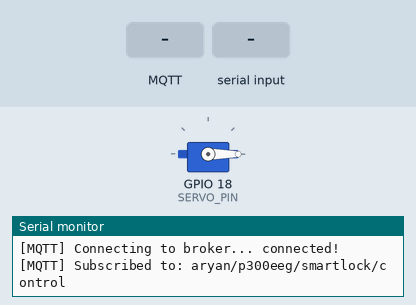
This sketch was run on a simulated ESP32. Parts: servo, the last lines printed to the serial monitor. The inputs (shaded band) are chosen by the test bench. WiFi joins after 1.5 s; servers stay silent unless stated; random numbers use the default seed unless the sketch sets one; no MQTT or app messages arrive unless stated.

Above: at 3.2 s.
3.3 s: MQTT message "ACCEPT" arrives on the first subscribed topic
At 4.7 s:
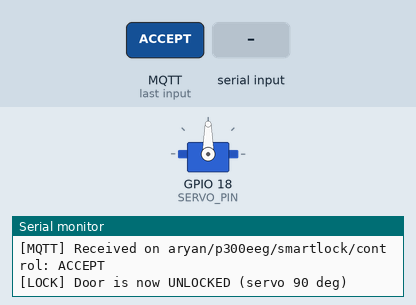
6.3 s: "LOCK\n" received over Serial
At 6.9 s:
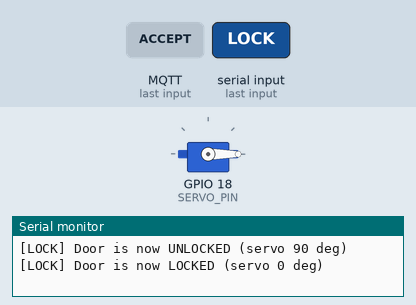
7.8 s: "UNLOCK\n" received over Serial
At 8.1 s:
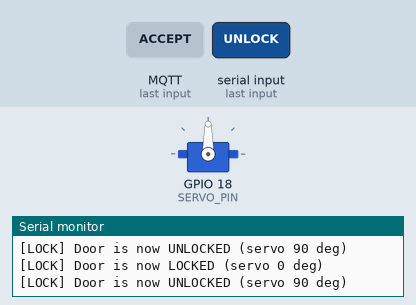
10.8 s: MQTT message "REJECT" arrives on the first subscribed topic
At 11.6 s:
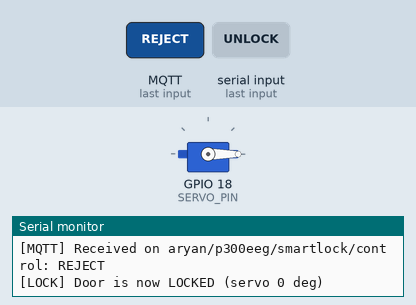
Timing chart, 0 to 13.3 s (numbered marks = the images above; inputs shaded):
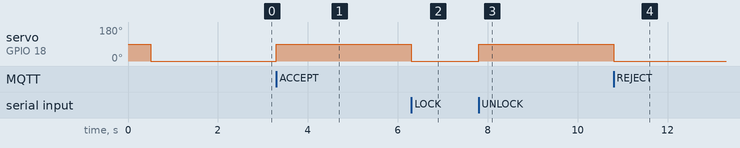

Measured:
- after the input at 3.3 s, servo on GPIO 18 (SERVO_PIN): 0° → 90° at once
- after the input at 6.3 s, servo on GPIO 18 (SERVO_PIN): 90° → 0° at once
- after the input at 7.8 s, servo on GPIO 18 (SERVO_PIN): 0° → 90° at once
- after the input at 10.8 s, servo on GPIO 18 (SERVO_PIN): 90° → 0° at once

The sketch:

sketch.ino
```cpp
#include <WiFi.h>
#include <PubSubClient.h>
#include <ESP32Servo.h>

// ---------- Wi-Fi ----------
const char* WIFI_SSID = "Wokwi-GUEST";
const char* WIFI_PASSWORD = "";

// ---------- MQTT ----------
const char* MQTT_BROKER = "broker.hivemq.com";
const int MQTT_PORT = 1883;
const char* MQTT_TOPIC = "aryan/p300eeg/smartlock/control";

// ---------- Servo ----------
const int SERVO_PIN = 18;
const int ANGLE_LOCKED = 0;
const int ANGLE_UNLOCKED = 90;

enum LockState {
  LOCKED,
  UNLOCKED
};

Servo lockServo;
LockState lockState = LOCKED;

// ---------- MQTT Client ----------
WiFiClient espClient;
PubSubClient mqttClient(espClient);

// ---------- Serial input ----------
String inputLine = "";

const char* stateName(LockState state) {
  return state == LOCKED ? "LOCKED" : "UNLOCKED";
}

// ---------- Lock control ----------
void setLock(LockState target) {
  lockServo.write(target == LOCKED ? ANGLE_LOCKED : ANGLE_UNLOCKED);
  lockState = target;

  Serial.print("[LOCK] Door is now ");
  Serial.print(stateName(lockState));
  Serial.print(" (servo ");
  Serial.print(target == LOCKED ? ANGLE_LOCKED : ANGLE_UNLOCKED);
  Serial.println(" deg)");
}

void printStatus() {
  Serial.print("[STATUS] Door is ");
  Serial.println(stateName(lockState));
}

// ---------- MQTT message handler ----------
void mqttCallback(char* topic, byte* payload, unsigned int length) {
  String message = "";

  for (unsigned int i = 0; i < length; i++) {
    message += (char)payload[i];
  }

  message.trim();
  message.toUpperCase();

  Serial.print("[MQTT] Received on ");
  Serial.print(topic);
  Serial.print(": ");
  Serial.println(message);

  if (message == "ACCEPT" || message == "UNLOCK") {
    setLock(UNLOCKED);
  }
  else if (message == "REJECT" || message == "LOCK") {
    setLock(LOCKED);
  }
  else if (message == "STATUS") {
    printStatus();
  }
  else {
    Serial.println("[MQTT] Unknown command");
  }
}

// ---------- Wi-Fi ----------
void connectWiFi() {
  Serial.println("[WiFi] Connecting to Wokwi-GUEST...");

  WiFi.begin(WIFI_SSID, WIFI_PASSWORD, 6);

  while (WiFi.status() != WL_CONNECTED) {
    delay(500);
    Serial.print(".");
  }

  Serial.println();
  Serial.println("[WiFi] Connected!");
  Serial.print("[WiFi] IP: ");
  Serial.println(WiFi.localIP());
}

// ---------- MQTT ----------
void reconnectMQTT() {
  while (!mqttClient.connected()) {
    Serial.print("[MQTT] Connecting to broker...");

    String clientId = "P300EEG-ESP32-";
    clientId += String(random(0xffff), HEX);

    if (mqttClient.connect(clientId.c_str())) {
      Serial.println(" connected!");

      if (mqttClient.subscribe(MQTT_TOPIC)) {
        Serial.print("[MQTT] Subscribed to: ");
        Serial.println(MQTT_TOPIC);
      }
      else {
        Serial.println("[MQTT] Subscription failed");
      }
    }
    else {
      Serial.print("[MQTT] Failed, state=");
      Serial.print(mqttClient.state());
      Serial.println(" | Retrying in 3 seconds...");
      delay(3000);
    }
  }
}

// ---------- Serial commands ----------
void handleCommand(String command) {
  command.trim();
  command.toUpperCase();

  if (command.length() == 0) return;

  if (command == "LOCK") {
    setLock(LOCKED);
  }
  else if (command == "UNLOCK") {
    setLock(UNLOCKED);
  }
  else if (command == "STATUS") {
    printStatus();
  }
  else if (command == "HELP") {
    Serial.println("Commands: LOCK | UNLOCK | STATUS | HELP");
  }
  else {
    Serial.print("[ERROR] Unknown command: ");
    Serial.println(command);
  }
}

// ---------- Setup ----------
void setup() {
  Serial.begin(115200);
  delay(500);

  lockServo.setPeriodHertz(50);
  lockServo.attach(SERVO_PIN, 500, 2400);

  Serial.println();
  Serial.println("=== EEG Smart Lock - MQTT ===");

  setLock(LOCKED);

  connectWiFi();

  mqttClient.setServer(MQTT_BROKER, MQTT_PORT);
  mqttClient.setCallback(mqttCallback);

  Serial.println("[SYSTEM] Setup complete");
  Serial.println("[SYSTEM] Serial: LOCK | UNLOCK | STATUS | HELP");
}

// ---------- Main loop ----------
void loop() {
  if (WiFi.status() != WL_CONNECTED) {
    connectWiFi();
  }

  if (!mqttClient.connected()) {
    reconnectMQTT();
  }

  mqttClient.loop();

  while (Serial.available() > 0) {
    char c = (char)Serial.read();

    if (c == '\n' || c == '\r') {
      handleCommand(inputLine);
      inputLine = "";
    }
    else if (inputLine.length() < 32) {
      inputLine += c;
    }
  }
}
```
